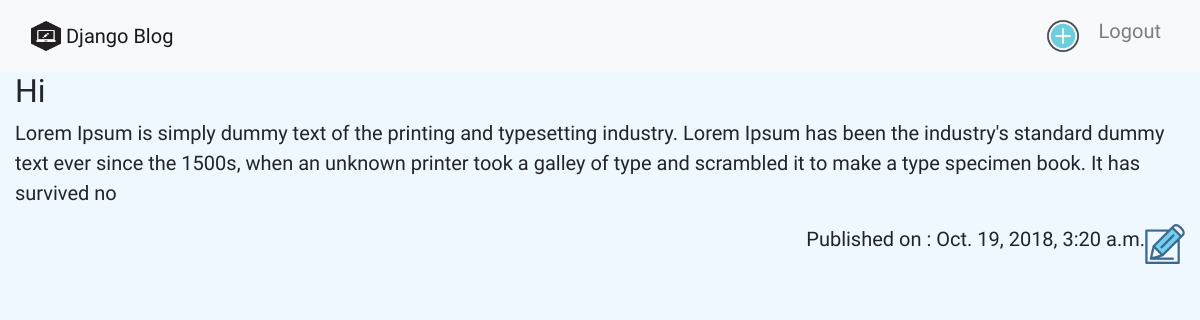
The app's page /2/details (signed in) with its own data.
### blog/models.py (models this page shows, shortened)
class Post(models.Model):
	title=models.CharField(max_length=264)
	author=models.ForeignKey('auth.user',on_delete=models.CASCADE)
	text=models.CharField(max_length=264)
	created_date=models.DateTimeField(default=timezone.now())
	pub_date=models.DateTimeField(blank=True,null=True)

### blog/views.py (the view)
# urls.py: path('<int:pid>/details',views.details,name="details"),
def details(request,pid):
	post=Post.objects.get(pk=pid)
	return  render(request,'blog/details.html',{'post':post})

### templates/blog/details.html (shortened to what this page needs)
<!doctype html>
{% extends "base.html" %}
{% load staticfiles %}
{% block content %}
<div class="container-fluid">
	<h2 >{{post.title}}</h2>
	<p>{{post.text | linebreaksbr}}</p>
	{% if user.is_superuser %}
	<a  href="{% url "edit" pk=post.pk%}"><img align="right" src="{% static "images/edit.png" %}" id="pluns" alt="AddPost" width="40px" height="40px"  ></a>
	{% else %}
       <a href="" onclick="myfunction()" id="al"><img align="right" src="{% static "images/edit.png" %}" id="pluns" alt="AddPost" width="40px" height="40px"  ></a>
	{% endif %}
   <p align="right">Published on : {{post.pub_date}}</p>
</div>
{% endblock  %}

### blog/static/css/main.css (style rules this page uses)
body { font-family: 'Mali', cursive; font-size: 20px; background-color: #F0F8FF; text-decoration:none; }

### records on screen
Post: title "Hi", text "Lorem Ipsum is simply dummy text of the printing and typesetting industry. Lorem Ipsum has been the industry's standard dummy text ever since the 1500s, when an unknown printer took a galley of type and scrambled it to make a type specimen book. It has survived no", pub_date "Oct. 19, 2018, 3:20 a.m."
